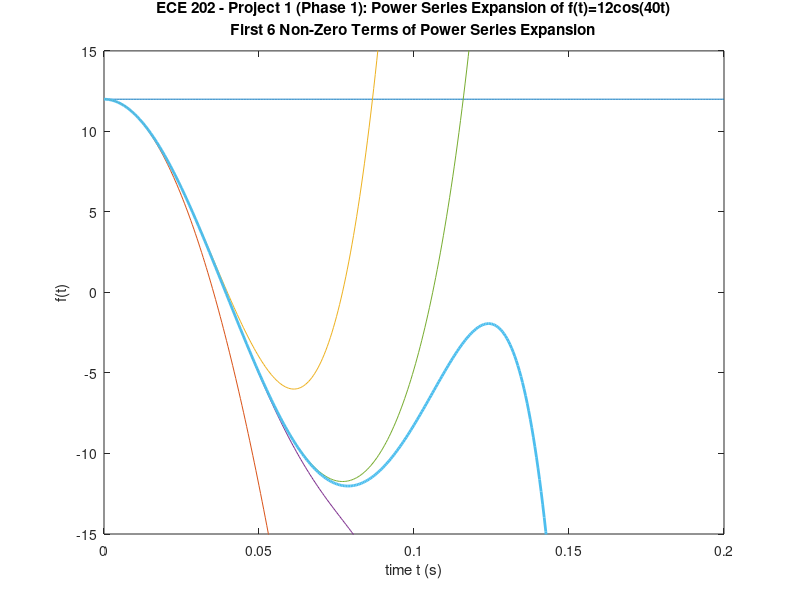

Recreate this plot in MATLAB.
% Grady Sullivan
% 11/17/19
% ECE 202 Fall 2019, MATLAB Project 1
% Power series expansion of Acos(wt)

clf
clear
format shortG

tmin = 0; tmax = .2; % variables for time to make more robust
t = linspace (tmin, tmax, 401); % array for 't' values

n = 0:2:10; % creates array of n values (min, increment, max); becomes [0, 2, 4, 6, 8, 10]

an = 12 * 40 .^(n) .* (-1) .^(n/2) ./ factorial(n) % creates array of first six coefficients

f1 = an(1) * t.^n(1); % 1st even term 
f2 = f1 + an(2) * t.^n(2); % 2nd even term 
f3 = f2 + an(3) * t.^n(3); % 3rd even term
f4 = f3 + an(4) * t.^n(4); % 4th even term
f5 = f4 + an(5) * t.^n(5); % 5th even term
f6 = f5 + an(6) * t.^n(6); % 6th even term


plot(t, f1, t, f2, t, f3, t, f4, t, f5, t, f6, 'LineWidth', 2) % plots first 6 non-zero terms of power series
xlabel('time t (s)') % creates x label
ylabel('f(t)') % creates y label
title({'ECE 202 - Project 1 (Phase 1): Power Series Expansion of f(t)=12cos(40t)','First 6 Non-Zero Terms of Power Series Expansion'}) % creates title
axis([-inf inf -15 15]) % changes y limits to -15 to 15
%legend('1 Non-zero','2 Non-zero','3 Non-zero','4 Non-zero','5 Non-zero','6 Non-zero', 'Location', 'northwest')


